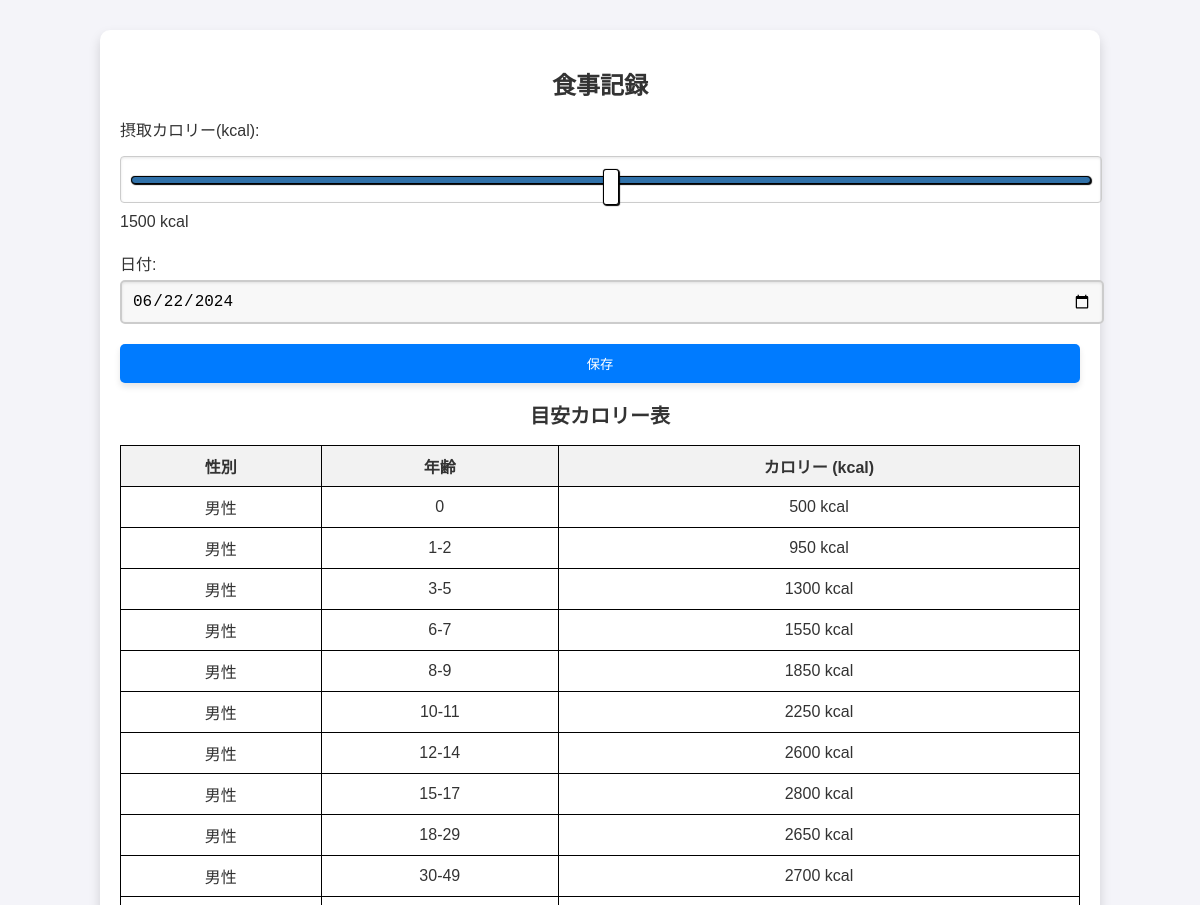
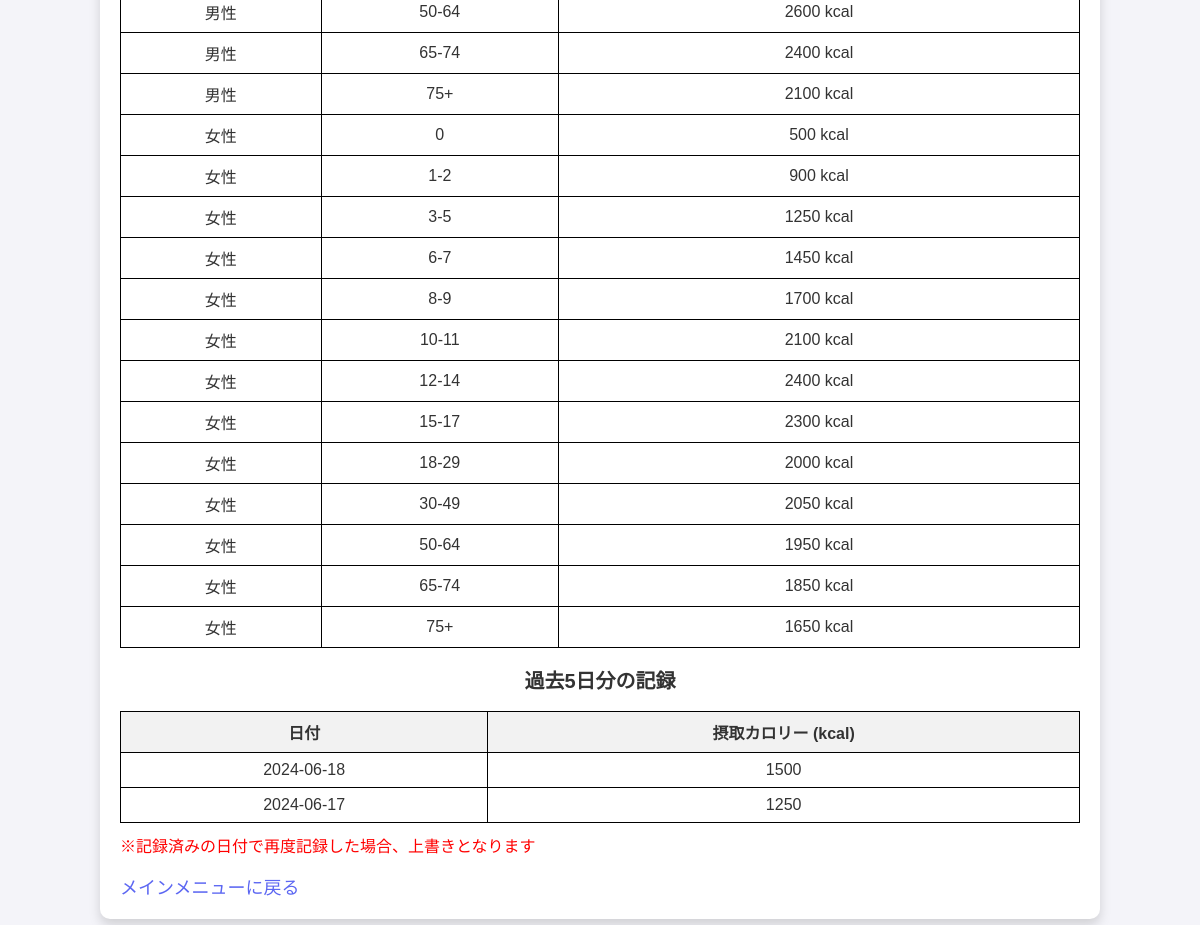
Page /accounts/food_record/ (signed in) on the committed database (2 pictures, top to bottom).
### myapp/models.py (models this page shows, shortened)
class FoodRecord(models.Model):
    user = models.ForeignKey(CustomUser, on_delete=models.CASCADE, verbose_name=_('ユーザー'))
    date = models.DateField(_('日付'))
    calories = models.IntegerField(_('カロリー'))
    description = models.TextField(_('説明'), blank=True, null=True)
    class Meta:
        unique_together = ('user', 'date')

### myapp/views.py (the view)
# urls.py: path('food_record/', views.food_record, name='food_record'),
@login_required
def food_record(request):
    user_profile = UserProfile.objects.get(user=request.user)
    birthdate = user_profile.user.birth_date
    converted_gender = convert_gender(user_profile.user.gender)
    today = date.today()
    five_days_ago = today - timedelta(days=5)
    age = today.year - birthdate.year - ((today.month, today.day) < (birthdate.month, birthdate.day))
    recommended_calories = get_recommended_calories(age, converted_gender)
    recommended_calories_plus_500 = recommended_calories + 500
    recommended_calories_minus_500 = recommended_calories - 500
    calories_by_age_gender = get_calories_by_age_gender()
    form = FoodRecordForm(request.POST or None)
    if request.method == 'POST' and form.is_valid():
        record = form.save(commit=False)
        record.user = request.user
        record.date = form.cleaned_data['date']
        record.save()
        return redirect('myapp:food_record')
    food_records = FoodRecord.objects.filter(user=request.user).order_by('-date')
    yesterday_calories = food_records.first().calories if food_records.exists() else 0
    goal_calories = user_profile.target_calories
    achievement_percent = (yesterday_calories / goal_calories * 100) if goal_calories else 0
    past_five_days_records = FoodRecord.objects.filter(user=request.user, date__gte=five_days_ago).order_by('-date')
    context = {
        'form': form,
        'recommended_calories': recommended_calories,
        'recommended_calories_plus_500': recommended_calories_plus_500,
        'recommended_calories_minus_500': recommended_calories_minus_500,
        'calories_by_age_gender': calories_by_age_gender,
        'food_records': food_records,
        'birthdate': birthdate,
        'gender': converted_gender,
        'age': age,
        'today': today,
        'yesterday_calories': yesterday_calories,
        'goal_calories': goal_calories,
        'achievement_percent': achievement_percent,
        'past_five_days_records': past_five_days_records,
    }
    return render(request, 'food_record.html', context)

### myapp/forms.py
class FoodRecordForm(forms.ModelForm):
    class Meta:
        model = FoodRecord
        fields = ['date', 'calories', 'description']
        labels = {
            'date': '日付',
            'calories': 'カロリー',
            'description': '内容'
        }

### myapp/authentication.py (called while the page is built)
    def get_user(self, user_id):
        UserModel = get_user_model()
        try:
            return UserModel.objects.get(pk=user_id)
        except UserModel.DoesNotExist:
            return None

### myapp/views.py (called while the page is built, shortened)
def convert_gender(gender):
    if gender == 'M':
        return '男性'
    elif gender == 'F':
        return '女性'
    else:
        return None

def get_recommended_calories(age, gender):
    print("get_recommended_calories",)
    if age == 0:
        return 500

def get_calories_by_age_gender():
    return {
        '男性': {'0': 500,
            '1-2': 950, '3-5': 1300, '6-7': 1550, '8-9': 1850, '10-11': 2250,
            '12-14': 2600, '15-17': 2800, '18-29': 2650, '30-49': 2700,
            '50-64': 2600, '65-74': 2400, '75+': 2100
        },
        '女性': {'0': 500,
            '1-2': 900, '3-5': 1250, '6-7': 1450, '8-9': 1700, '10-11': 2100,
            '12-14': 2400, '15-17': 2300, '18-29': 2000, '30-49': 2050,
            '50-64': 1950, '65-74': 1850, '75+': 1650
        }
    }

### myapp/templates/food_record.html (shortened to what this page needs)
<!DOCTYPE html>
<html lang="ja">
<head>
    {% load static %}
    <link rel="stylesheet" href="{% static 'css/styles.css' %}">
</head>
<body class="body-background food-record">
    <div class="container">
        <h1 class="title">食事記録</h1>
        <form action="{% url 'myapp:submit_food_record' %}" method="POST">
            <div class="form-group">
                <label for="calories">摂取カロリー(kcal):</label>
                <input type="range" id="calories" name="calories" min="0" max="3000" step="50" value="{{ form.cleaned_data.calories|default:'1500' }}">
                <span id="calories-output">{{ form.cleaned_data.calories|default:'1500' }} kcal</span>
            </div>
            <div class="form-group">
                <label for="record_date">日付:</label>
                <input type="date" id="record_date" name="date" required value="{{ today|date:'Y-m-d' }}">
            </div>
            <button type="submit" class="btn btn-success">保存</button>
        </form>
        <h2>目安カロリー表</h2>
        <table id="calorie-table">
            <thead>
                <tr>
                    <th>性別</th>
                    <th>年齢</th>
                    <th>カロリー (kcal)</th>
                </tr>
            </thead>
            <tbody>
                {% for gender, age_groups in calories_by_age_gender.items %}
                {% for age_range, calories in age_groups.items %}
                <tr>
                    <td>{{ gender }}</td>
                    <td>{{ age_range }}</td>
                    <td>{{ calories }} kcal</td>
                </tr>
                {% endfor %}
                {% endfor %}
            </tbody>
        </table>
        <h2>過去5日分の記録</h2>
        <table>
            <thead>
                <tr>
                    <th>日付</th>
                    <th>摂取カロリー (kcal)</th>
                </tr>
            </thead>
            <tbody>
                {% for record in past_five_days_records %}
                <tr>
                    <td>{{ record.date|date:"Y-m-d" }}</td>
                    <td>{{ record.calories }}</td>
                </tr>
                {% empty %}
                <tr>
                    <td colspan="2">記録がありません。</td>
                </tr>
                {% endfor %}
            </tbody>
        </table>
        <p class="alert">※記録済みの日付で再度記録した場合、上書きとなります</p>
        <div class="text-center">
            <a href="{% url 'myapp:main_menu' %}" class="back-link">メインメニューに戻る</a>
        </div>
    </div>
</body>
</html>

### static/css/styles.css (style rules this page uses)
body, html { font-family: 'Arial', sans-serif; background-color: #f4f4f9; color: #333; margin: 0; padding: 0; font-size: 16px; }
h1, h2 { color: #333; text-align: center; font-weight: bold; }
h1 { font-size: 24px; }
h2 { font-size: 20px; }
.container, .login-container, .menu-container { width: 100%; max-width: 960px; margin: 30px auto; padding: 20px; background-color: #ffffff; box-shadow: 0 6px 12px rgba(0, 0, 0, 0.15); border-radius: 10px; }
a, .menu-list a { color: #5c67f2; text-decoration: none; font-size: 18px; display: block; }
.form-group { margin-bottom: 20px; }
label { display: block; margin-bottom: 5px; }
input[type="text"], input[type="password"], input[type="number"], input[type="date"], input[type="range"] { width: 100%; padding: 10px; border: 1px solid #ccc; border-radius: 4px; box-shadow: inset 0 1px 3px rgba(0, 0, 0, 0.1); }
.button, .btn { width: 100%; padding: 10px 20px; background-color: #007BFF; color: white; border: none; border-radius: 5px; cursor: pointer; box-shadow: 0 4px 6px rgba(0, 0, 0, 0.1); }
input[type="range"] { width: 100%; height: 25px; background-color: #ddd; outline: none; -webkit-appearance: none; margin: 10px 0; transition: background-color 0.3s ease; }
input[type="date"] { padding: 10px; border-radius: 5px; border: 1px solid #ccc; background-color: #f8f8f8; }
input[type="range"] { -webkit-appearance: none; width: 100%; background: transparent; }
input[type="date"] { border: 2px solid #ccc; font-size: 16px; padding: 10px; border-radius: 5px; background-color: #f8f8f8; }
input[type="range"] { width: 100%; height: 25px; background: transparent; -webkit-appearance: none; margin: 10px 0; transition: background-color 0.3s ease; }

### myapp/templates/food_record.html (style rules this page uses)
table { width: 100%; border-collapse: collapse; }
th, td { border: 1px solid black; padding: 8px; text-align: center; }
th { background-color: #f2f2f2; }
.alert { color: red; margin-top: 10px; }

### rows in the picture
FoodRecord: date "2024-06-18", calories "1500"
FoodRecord: date "2024-06-17", calories "1250"

### other values in the picture
{{ gender }} "男性" "男性" "男性" "男性" "男性" "男性" "男性" "男性" "男性" "男性" "男性" "男性" "男性" "女性" "女性" "女性" "女性" "女性" "女性" "女性" "女性" "女性" "女性" "女性" "女性" "女性"
{{ age_range }} "0" "1-2" "3-5" "6-7" "8-9" "10-11" "12-14" "15-17" "18-29" "30-49" "50-64" "65-74" "75+" "0" "1-2" "3-5" "6-7" "8-9" "10-11" "12-14" "15-17" "18-29" "30-49" "50-64" "65-74" "75+"
{{ calories }} "500" "950" "1300" "1550" "1850" "2250" "2600" "2800" "2650" "2700" "2600" "2400" "2100" "500" "900" "1250" "1450" "1700" "2100" "2400" "2300" "2000" "2050" "1950" "1850" "1650"
